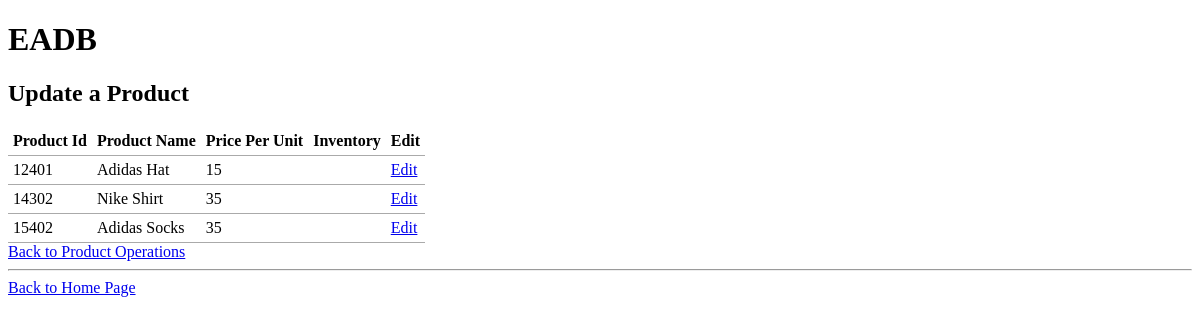
The app's page /updateProduct.php with its own data.
### tables this page shows
CREATE TABLE IF NOT EXISTS `products`(
`product_id` INT,
`product_name` VARCHAR(20)NOT NULL,
`price_per_unit` double NOT NULL,
`Inventory` INT NOT NULL,
PRIMARY KEY (`product_id`));

### common.php (called while the page is built)
<?php
function escape($html) {
  return htmlspecialchars($html, ENT_QUOTES | ENT_SUBSTITUTE, "UTF-8");
}
 ?>

### updateProduct.php (the view)
<?php
  try{
    require "config.php";
    require "common.php";
    $connection = new PDO($dsn, $username, $password, $options);
    $sql = "SELECT * FROM products";
    $statement = $connection->prepare($sql);
    $statement->execute();
    $result = $statement->fetchAll();
  }catch(PDOException $error){
    echo $sql . "<br>" . $error->getMessage();
  }
 ?>
 <?php include "templates/header.php"; ?>
 <h2>Update a Product</h2>
 <table>
  <thead>
    <tr>
      <th>Product Id</th>
      <th>Product Name</th>
      <th>Price Per Unit</th>
      <th>Inventory</th>
      <th>Edit</th>
    </tr>
  </thead>
  <tbody>
  <?php
       foreach($result as $row) : ?>
         <tr>
           <td><?php echo escape($row["product_id"]); ?></td>
           <td><?php echo escape($row["product_name"]); ?></td>
           <td><?php echo escape($row["price_per_unit"]); ?></td>
           <td><?php echo escape($row["inventory"]); ?></td>
           <td><a href="update-singleProduct.php?product_id=<?php echo escape($row["product_id"]); ?>">Edit</a></td>
         </tr>
       <?php endforeach; ?>
  </tbody>
</table>
<a href="productOperations.php">Back to Product Operations</a>
<hr>
<a href="index.php">Back to Home Page</a>
<?php require "templates/footer.php"; ?>

### css/style.css (style rules this page uses)
table { border-collapse: collapse;; border-spacing: 0; }
td, th { padding: 5px; border-bottom: 1px solid #aaa; }

### records on screen
products: product_id "12401", product_name "Adidas Hat", price_per_unit "15"
products: product_id "14302", product_name "Nike Shirt", price_per_unit "35"
products: product_id "15402", product_name "Adidas Socks", price_per_unit "35"
